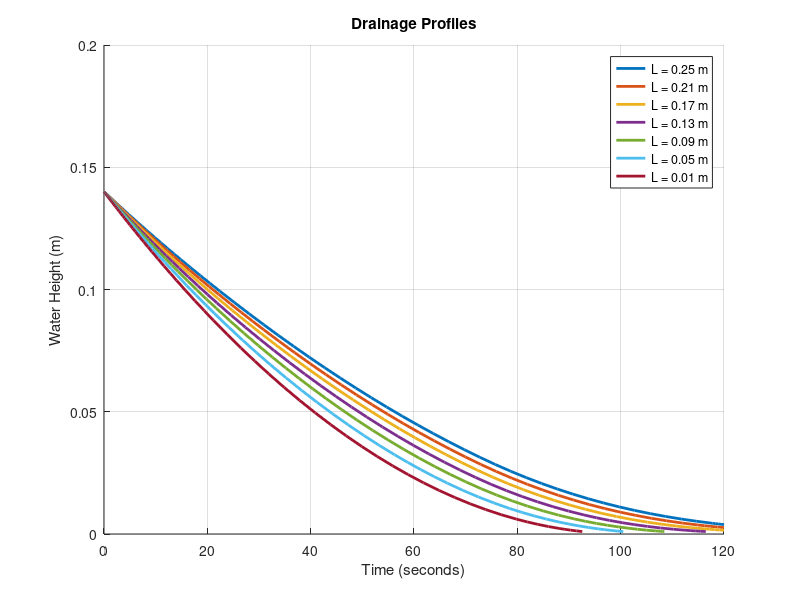

Here is the MATLAB script that generated this plot:
function mte_352_project()
    % Constants
    g = 9.81;
    rho = 998;
    mu = 0.001002;
    
    d_tube = 0.00525;
    D = 0.110;
    
    epsilon = 1e-6;
    K_entrance = 0.78;
    acceleration_term = 1;
    
    % Structure for drain function
    p.g = g;
    p.rho = rho;
    p.mu = mu;
    p.d = d_tube;
    p.D = D;
    p.eps = epsilon;
    p.K = K_entrance;
    p.acceleration_term = acceleration_term;
    L_values = 0.25:-0.04:0.01;
    
    h0 = 0.14;
    t_span = [0 120];
    options = odeset('RelTol', 1e-5, 'AbsTol', 1e-6, 'Events', @detectEmpty);
    figure(1); clf; hold on;
    colors = lines(length(L_values));
    
    fprintf('Tube Length (m) | Total Time (s)\n');
    fprintf('--------------------------------\n');
    for i = 1:length(L_values)
        p.L = L_values(i);
        
        [t, h] = ode45(@(t, h) make_ode(h, p), t_span, h0, options);
        
        % Plot the main curve
        plot(t, h, 'LineWidth', 2, 'Color', colors(i,:), ...
             'DisplayName', sprintf('L = %.2f m', p.L));
        
        fprintf('     %.2f       |     %.2f\n', p.L, t(end));
    end
    grid on;
    xlabel('Time (seconds)');
    ylabel('Water Height (m)');
    title('Drainage Profiles');
    legend('show');
    hold off;
end
function V = get_velocity(h, p)
    % Initial guess for velocity with no friction loss
    denom = p.acceleration_term + p.K;
    if (denom == 0)
        denom = 1e-8;
    end
    V = sqrt((2 * p.g * h) / denom);
    
    tol = 1e-8;
    max_iter = 50;
    err = 1;
    iter = 0;
    
    % Iterate to find the correct velocity for a given height
    while err > tol && iter < max_iter
        V_old = V;
        
        Re = (p.rho * V * p.d) / p.mu;
        
        if Re < 2300
            % Laminar
            f = 64 / max(Re, 0.1); 
        elseif Re > 4000
            % Turbulent (Haaland)
            term1 = (p.eps / p.d) / 3.7;
            term2 = 6.9 / Re;
            f = ( -1.8 * log10(term1^1.11 + term2) )^(-2);
        else
            % Transition Zone (2300 <= Re <= 4000)
            % Linear Interpolation logic
            f_2300 = 64 / 2300;
        
            term1 = (p.eps / p.d) / 3.7;
            term2 = 6.9 / 4000;
            f_4000 = ( -1.8 * log10(term1^1.11 + term2) )^(-2);
            
            ratio = (Re - 2300) / (4000 - 2300);
            f = f_2300 + ratio * (f_4000 - f_2300);
        end
        
        denominator = p.K + p.acceleration_term + f * (p.L / p.d);
        V = sqrt( (2 * p.g * h) / denominator );
        
        err = abs(V - V_old);
        iter = iter + 1;
    end
end
function Re = calculate_Re(h, p)
    h = max(0, h);
    V = get_velocity(h, p);
    Re = p.rho * V * p.d / p.mu;
end
function dh_dt = make_ode(h, p)
    h = max(0, h); 
    V = get_velocity(h, p);
    dh_dt = -(p.d / p.D)^2 * V;
end
function [value, isterminal, direction] = detectEmpty(t, h)
    value = h - 1e-3;
    isterminal = 1;
    direction = -1;
end
